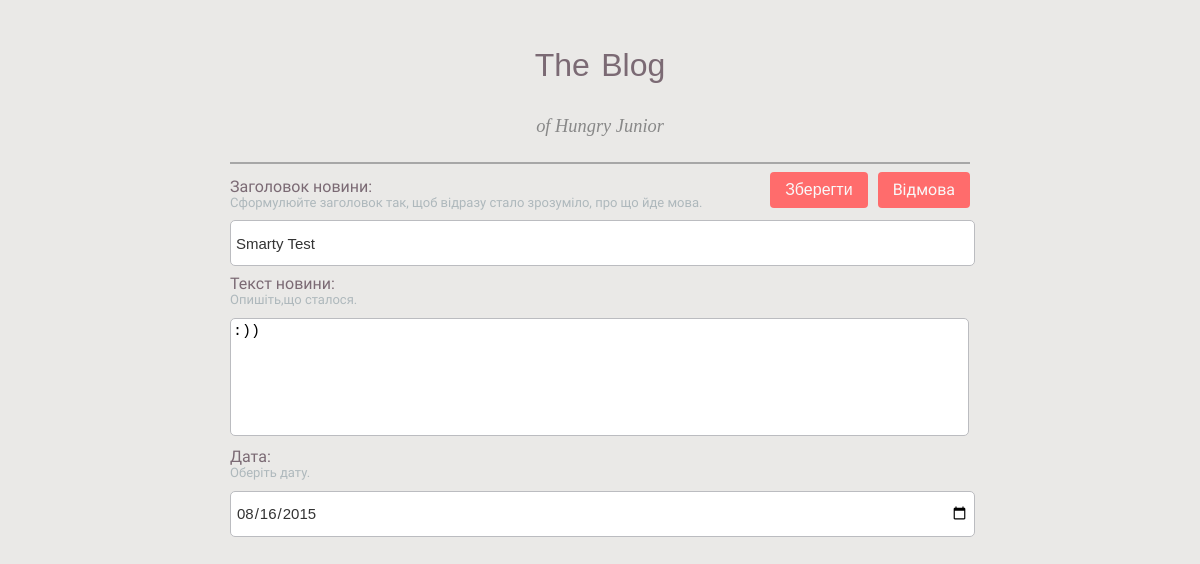
The page /index.php?action=edit&id=28 on the database its author committed.
### tables this page shows
CREATE TABLE IF NOT EXISTS `news` (
  `id` int(11) NOT NULL AUTO_INCREMENT,
  `title` varchar(255) NOT NULL,
  `dt` date NOT NULL,
  `body` text NOT NULL,
  PRIMARY KEY (`id`)
);

### inc/edit.inc.php (called while the page is built, shortened)
<?php
$edit_note_id = (int)$_GET["id"];
$config = parse_ini_file("config.inc.ini");
$db = new PDO($config["db.conn"],$config["db.user"],$config["db.password"]);
$query_get_data = "SELECT *
                   FROM news
                   WHERE id = :id";
$stmt_get = $db->prepare($query_get_data);
$stmt_get->bindParam(':id', $edit_note_id);
$stmt_get->execute();
$row = $stmt_get->fetch(PDO::FETCH_ASSOC);
require_once("record.inc.php");

### inc/record.inc.php (the view, shortened to what this page needs)
<div class="create_news">
    <form action=" " method="post" id = "addNews">
        <label class="field__label">Заголовок новини:</label>
        <div class="field__desc">Сформулюйте заголовок так, щоб відразу стало зрозуміло, про що йде мова.</div>
        <input type="text" name="title" value="<?=$row["title"]?>" required />
        <label class="field__label">Текст новини:</label>
        <div class="field__desc">Опишіть,що сталося.</div>
        <textarea name="body" cols="50" rows="5" required><?=$row["body"]?></textarea>
        <label class="field__label">Дата:</label>
        <div class="field__desc">Оберіть дату.</div>
        <input type="date" name="calendar" value="<?=$row["dt"]?>" required />
    </form>
</div>

### css/style.css (style rules this page uses)
body { font-family: "Droid Sans", sans-serif; overflow-y: scroll; background-color: #EAE9E7; }
.create_news { margin-top: 15px; }
.field__desc { color: #aeb8bc; font-size: 13px; line-height: 1.2em; margin-bottom: 10px; max-width: 550px; }
input[type="text"] { background-image: none; border: none; margin-bottom: 10px; padding: 0; -webkit-transition: all .3s; transition: all .3s; font-family: "PT Sans",Helvetica,Arial,sans-serif; border-color: #d2d6d7; border-radius: 5px; line-height: 1.5em; color: #333; font-size: 15px; width: 99%; z-index: 0; height: 30px; background: #fff; box-shadow: none; border: 1px solid #bbbcc0; outline: none; padding: 7px 5px; position: relative; z-index: 2; -webkit-appearance: none; background-color: #fff; }
input[type="date"] { background-image: none; border: none; margin-bottom: 10px; padding: 0; -webkit-transition: all .3s; transition: all .3s; font-family: "PT Sans",Helvetica,Arial,sans-serif; border-color: #d2d6d7; border-radius: 5px; line-height: 1.5em; color: #333; font-size: 15px; width: 99%; z-index: 0; height: 30px; background: #fff; box-shadow: none; border: 1px solid #bbbcc0; outline: none; padding: 7px 5px; position: relative; z-index: 2; -webkit-appearance: none; background-color: #fff; }
textarea { width: 99%; border-color: #BBBCC0; border-radius: 5px; line-height: 1.5em; margin-bottom: 10px; resize: none; font-size: 15px; }
label.field__label { color: #7B6A74; }

### rows shown on the page
news: title "Smarty Test", body ":))", calendar "08/16/2015"
